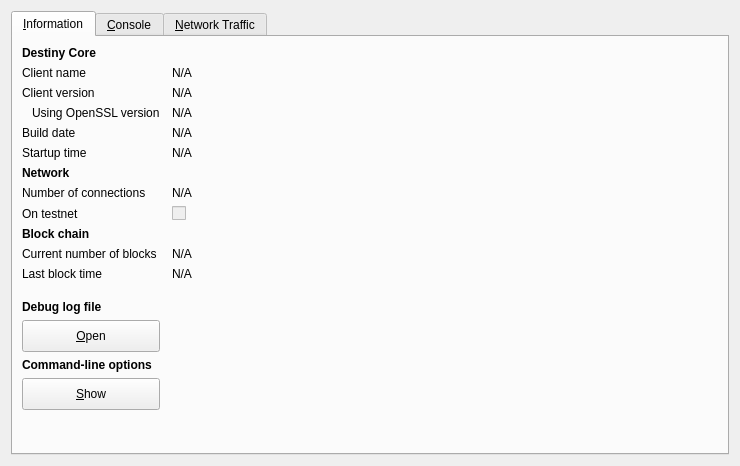
<?xml version="1.0" encoding="UTF-8"?>
<ui version="4.0">
 <class>RPCConsole</class>
 <widget class="QDialog" name="RPCConsole">
  <property name="geometry">
   <rect>
    <x>0</x>
    <y>0</y>
    <width>740</width>
    <height>466</height>
   </rect>
  </property>
  <property name="windowTitle">
   <string>Destiny - Debug window</string>
  </property>
  <layout class="QVBoxLayout" name="verticalLayout_2">
   <item>
    <widget class="QTabWidget" name="tabWidget">
     <property name="currentIndex">
      <number>0</number>
     </property>
     <widget class="QWidget" name="tab_info">
      <attribute name="title">
       <string>&amp;Information</string>
      </attribute>
      <layout class="QGridLayout" name="gridLayout" columnstretch="0,1">
       <property name="horizontalSpacing">
        <number>12</number>
       </property>
       <item row="0" column="0">
        <widget class="QLabel" name="label_9">
         <property name="font">
          <font>
           <weight>75</weight>
           <bold>true</bold>
          </font>
         </property>
         <property name="text">
          <string>Destiny Core</string>
         </property>
        </widget>
       </item>
       <item row="1" column="0">
        <widget class="QLabel" name="label_5">
         <property name="text">
          <string>Client name</string>
         </property>
        </widget>
       </item>
       <item row="1" column="1">
        <widget class="QLabel" name="clientName">
         <property name="cursor">
          <cursorShape>IBeamCursor</cursorShape>
         </property>
         <property name="text">
          <string>N/A</string>
         </property>
         <property name="textFormat">
          <enum>Qt::PlainText</enum>
         </property>
         <property name="textInteractionFlags">
          <set>Qt::LinksAccessibleByMouse|Qt::TextSelectableByKeyboard|Qt::TextSelectableByMouse</set>
         </property>
        </widget>
       </item>
       <item row="2" column="0">
        <widget class="QLabel" name="label_6">
         <property name="text">
          <string>Client version</string>
         </property>
        </widget>
       </item>
       <item row="2" column="1">
        <widget class="QLabel" name="clientVersion">
         <property name="cursor">
          <cursorShape>IBeamCursor</cursorShape>
         </property>
         <property name="text">
          <string>N/A</string>
         </property>
         <property name="textFormat">
          <enum>Qt::PlainText</enum>
         </property>
         <property name="textInteractionFlags">
          <set>Qt::LinksAccessibleByMouse|Qt::TextSelectableByKeyboard|Qt::TextSelectableByMouse</set>
         </property>
        </widget>
       </item>
       <item row="3" column="0">
        <widget class="QLabel" name="label_14">
         <property name="text">
          <string>Using OpenSSL version</string>
         </property>
         <property name="indent">
          <number>10</number>
         </property>
        </widget>
       </item>
       <item row="3" column="1">
        <widget class="QLabel" name="openSSLVersion">
         <property name="cursor">
          <cursorShape>IBeamCursor</cursorShape>
         </property>
         <property name="text">
          <string>N/A</string>
         </property>
         <property name="textFormat">
          <enum>Qt::PlainText</enum>
         </property>
         <property name="textInteractionFlags">
          <set>Qt::LinksAccessibleByMouse|Qt::TextSelectableByKeyboard|Qt::TextSelectableByMouse</set>
         </property>
        </widget>
       </item>
       <item row="4" column="0">
        <widget class="QLabel" name="label_12">
         <property name="text">
          <string>Build date</string>
         </property>
        </widget>
       </item>
       <item row="4" column="1">
        <widget class="QLabel" name="buildDate">
         <property name="cursor">
          <cursorShape>IBeamCursor</cursorShape>
         </property>
         <property name="text">
          <string>N/A</string>
         </property>
         <property name="textFormat">
          <enum>Qt::PlainText</enum>
         </property>
         <property name="textInteractionFlags">
          <set>Qt::LinksAccessibleByMouse|Qt::TextSelectableByKeyboard|Qt::TextSelectableByMouse</set>
         </property>
        </widget>
       </item>
       <item row="5" column="0">
        <widget class="QLabel" name="label_13">
         <property name="text">
          <string>Startup time</string>
         </property>
        </widget>
       </item>
       <item row="5" column="1">
        <widget class="QLabel" name="startupTime">
         <property name="cursor">
          <cursorShape>IBeamCursor</cursorShape>
         </property>
         <property name="text">
          <string>N/A</string>
         </property>
         <property name="textFormat">
          <enum>Qt::PlainText</enum>
         </property>
         <property name="textInteractionFlags">
          <set>Qt::LinksAccessibleByMouse|Qt::TextSelectableByKeyboard|Qt::TextSelectableByMouse</set>
         </property>
        </widget>
       </item>
       <item row="6" column="0">
        <widget class="QLabel" name="label_11">
         <property name="font">
          <font>
           <weight>75</weight>
           <bold>true</bold>
          </font>
         </property>
         <property name="text">
          <string>Network</string>
         </property>
        </widget>
       </item>
       <item row="7" column="0">
        <widget class="QLabel" name="label_7">
         <property name="text">
          <string>Number of connections</string>
         </property>
        </widget>
       </item>
       <item row="7" column="1">
        <widget class="QLabel" name="numberOfConnections">
         <property name="cursor">
          <cursorShape>IBeamCursor</cursorShape>
         </property>
         <property name="text">
          <string>N/A</string>
         </property>
         <property name="textFormat">
          <enum>Qt::PlainText</enum>
         </property>
         <property name="textInteractionFlags">
          <set>Qt::LinksAccessibleByMouse|Qt::TextSelectableByKeyboard|Qt::TextSelectableByMouse</set>
         </property>
        </widget>
       </item>
       <item row="8" column="0">
        <widget class="QLabel" name="label_8">
         <property name="text">
          <string>On testnet</string>
         </property>
        </widget>
       </item>
       <item row="8" column="1">
        <widget class="QCheckBox" name="isTestNet">
         <property name="enabled">
          <bool>false</bool>
         </property>
         <property name="text">
          <string/>
         </property>
        </widget>
       </item>
       <item row="9" column="0">
        <widget class="QLabel" name="label_10">
         <property name="font">
          <font>
           <weight>75</weight>
           <bold>true</bold>
          </font>
         </property>
         <property name="text">
          <string>Block chain</string>
         </property>
        </widget>
       </item>
       <item row="10" column="0">
        <widget class="QLabel" name="label_3">
         <property name="text">
          <string>Current number of blocks</string>
         </property>
        </widget>
       </item>
       <item row="10" column="1">
        <widget class="QLabel" name="numberOfBlocks">
         <property name="cursor">
          <cursorShape>IBeamCursor</cursorShape>
         </property>
         <property name="text">
          <string>N/A</string>
         </property>
         <property name="textFormat">
          <enum>Qt::PlainText</enum>
         </property>
         <property name="textInteractionFlags">
          <set>Qt::LinksAccessibleByMouse|Qt::TextSelectableByKeyboard|Qt::TextSelectableByMouse</set>
         </property>
        </widget>
       </item>
       <item row="11" column="0">
        <widget class="QLabel" name="label_2">
         <property name="text">
          <string>Last block time</string>
         </property>
        </widget>
       </item>
       <item row="11" column="1">
        <widget class="QLabel" name="lastBlockTime">
         <property name="cursor">
          <cursorShape>IBeamCursor</cursorShape>
         </property>
         <property name="text">
          <string>N/A</string>
         </property>
         <property name="textFormat">
          <enum>Qt::PlainText</enum>
         </property>
         <property name="textInteractionFlags">
          <set>Qt::LinksAccessibleByMouse|Qt::TextSelectableByKeyboard|Qt::TextSelectableByMouse</set>
         </property>
        </widget>
       </item>
       <item row="12" column="0">
        <spacer name="verticalSpacer_2">
         <property name="orientation">
          <enum>Qt::Vertical</enum>
         </property>
         <property name="sizeHint" stdset="0">
          <size>
           <width>20</width>
           <height>20</height>
          </size>
         </property>
        </spacer>
       </item>
       <item row="13" column="0">
        <widget class="QLabel" name="labelDebugLogfile">
         <property name="font">
          <font>
           <weight>75</weight>
           <bold>true</bold>
          </font>
         </property>
         <property name="text">
          <string>Debug log file</string>
         </property>
        </widget>
       </item>
       <item row="14" column="0">
        <widget class="QPushButton" name="openDebugLogfileButton">
         <property name="minimumSize">
          <size>
           <width>0</width>
           <height>32</height>
          </size>
         </property>
         <property name="maximumSize">
          <size>
           <width>16777215</width>
           <height>32</height>
          </size>
         </property>
         <property name="toolTip">
          <string>Open the Destiny debug log file from the current data directory. This can take a few seconds for large log files.</string>
         </property>
         <property name="text">
          <string>&amp;Open</string>
         </property>
         <property name="autoDefault">
          <bool>false</bool>
         </property>
        </widget>
       </item>
       <item row="15" column="0">
        <widget class="QLabel" name="labelCLOptions">
         <property name="font">
          <font>
           <weight>75</weight>
           <bold>true</bold>
          </font>
         </property>
         <property name="text">
          <string>Command-line options</string>
         </property>
        </widget>
       </item>
       <item row="16" column="0">
        <widget class="QPushButton" name="showCLOptionsButton">
         <property name="minimumSize">
          <size>
           <width>0</width>
           <height>32</height>
          </size>
         </property>
         <property name="maximumSize">
          <size>
           <width>16777215</width>
           <height>32</height>
          </size>
         </property>
         <property name="toolTip">
          <string>Show the Destiny-Qt help message to get a list with possible Destiny command-line options.</string>
         </property>
         <property name="text">
          <string>&amp;Show</string>
         </property>
         <property name="autoDefault">
          <bool>false</bool>
         </property>
        </widget>
       </item>
       <item row="17" column="0">
        <spacer name="verticalSpacer">
         <property name="orientation">
          <enum>Qt::Vertical</enum>
         </property>
         <property name="sizeHint" stdset="0">
          <size>
           <width>20</width>
           <height>40</height>
          </size>
         </property>
        </spacer>
       </item>
      </layout>
     </widget>
     <widget class="QWidget" name="tab_console">
      <attribute name="title">
       <string>&amp;Console</string>
      </attribute>
      <layout class="QVBoxLayout" name="verticalLayout_3">
       <property name="spacing">
        <number>3</number>
       </property>
       <item>
        <widget class="QTextEdit" name="messagesWidget">
         <property name="minimumSize">
          <size>
           <width>0</width>
           <height>100</height>
          </size>
         </property>
         <property name="readOnly">
          <bool>true</bool>
         </property>
         <property name="tabKeyNavigation" stdset="0">
          <bool>false</bool>
         </property>
         <property name="columnCount" stdset="0">
          <number>2</number>
         </property>
        </widget>
       </item>
       <item>
        <layout class="QHBoxLayout" name="horizontalLayout">
         <property name="spacing">
          <number>3</number>
         </property>
         <item>
          <widget class="QLabel" name="label">
           <property name="text">
            <string notr="true">&gt;</string>
           </property>
          </widget>
         </item>
         <item>
          <widget class="QLineEdit" name="lineEdit">
           <property name="minimumSize">
            <size>
             <width>0</width>
             <height>32</height>
            </size>
           </property>
           <property name="maximumSize">
            <size>
             <width>16777215</width>
             <height>32</height>
            </size>
           </property>
          </widget>
         </item>
         <item>
          <widget class="QPushButton" name="clearButton">
           <property name="minimumSize">
            <size>
             <width>0</width>
             <height>32</height>
            </size>
           </property>
           <property name="maximumSize">
            <size>
             <width>32</width>
             <height>32</height>
            </size>
           </property>
           <property name="toolTip">
            <string>Clear console</string>
           </property>
           <property name="text">
            <string/>
           </property>
           <property name="icon">
            <iconset resource="../bitcoin.qrc">
             <normaloff>:/icons/remove</normaloff>:/icons/remove</iconset>
           </property>
           <property name="shortcut">
            <string notr="true">Ctrl+L</string>
           </property>
           <property name="autoDefault">
            <bool>false</bool>
           </property>
          </widget>
         </item>
        </layout>
       </item>
      </layout>
     </widget>
     <widget class="QWidget" name="tab">
      <attribute name="title">
       <string>&amp;Network Traffic</string>
      </attribute>
      <layout class="QHBoxLayout" name="horizontalLayout_3">
       <item>
        <layout class="QVBoxLayout" name="verticalLayout_4">
         <item>
          <widget class="TrafficGraphWidget" name="trafficGraph" native="true">
           <property name="sizePolicy">
            <sizepolicy hsizetype="Expanding" vsizetype="Expanding">
             <horstretch>0</horstretch>
             <verstretch>0</verstretch>
            </sizepolicy>
           </property>
          </widget>
         </item>
         <item>
          <layout class="QHBoxLayout" name="horizontalLayout_2">
           <item>
            <widget class="QSlider" name="sldGraphRange">
             <property name="minimumSize">
              <size>
               <width>0</width>
               <height>32</height>
              </size>
             </property>
             <property name="maximumSize">
              <size>
               <width>16777215</width>
               <height>32</height>
              </size>
             </property>
             <property name="minimum">
              <number>1</number>
             </property>
             <property name="maximum">
              <number>288</number>
             </property>
             <property name="pageStep">
              <number>12</number>
             </property>
             <property name="value">
              <number>6</number>
             </property>
             <property name="orientation">
              <enum>Qt::Horizontal</enum>
             </property>
            </widget>
           </item>
           <item>
            <widget class="QLabel" name="lblGraphRange">
             <property name="minimumSize">
              <size>
               <width>100</width>
               <height>0</height>
              </size>
             </property>
             <property name="alignment">
              <set>Qt::AlignCenter</set>
             </property>
            </widget>
           </item>
           <item>
            <widget class="QPushButton" name="btnClearTrafficGraph">
             <property name="minimumSize">
              <size>
               <width>0</width>
               <height>32</height>
              </size>
             </property>
             <property name="maximumSize">
              <size>
               <width>16777215</width>
               <height>32</height>
              </size>
             </property>
             <property name="text">
              <string>&amp;Clear</string>
             </property>
            </widget>
           </item>
          </layout>
         </item>
        </layout>
       </item>
       <item>
        <layout class="QVBoxLayout" name="verticalLayout">
         <item>
          <widget class="QGroupBox" name="groupBox">
           <property name="title">
            <string>Totals</string>
           </property>
           <layout class="QVBoxLayout" name="verticalLayout_5">
            <item>
             <layout class="QHBoxLayout" name="horizontalLayout_4">
              <item>
               <widget class="Line" name="line">
                <property name="sizePolicy">
                 <sizepolicy hsizetype="Fixed" vsizetype="Fixed">
                  <horstretch>0</horstretch>
                  <verstretch>0</verstretch>
                 </sizepolicy>
                </property>
                <property name="minimumSize">
                 <size>
                  <width>10</width>
                  <height>0</height>
                 </size>
                </property>
                <property name="palette">
                 <palette>
                  <active>
                   <colorrole role="Light">
                    <brush brushstyle="SolidPattern">
                     <color alpha="255">
                      <red>0</red>
                      <green>255</green>
                      <blue>0</blue>
                     </color>
                    </brush>
                   </colorrole>
                  </active>
                  <inactive>
                   <colorrole role="Light">
                    <brush brushstyle="SolidPattern">
                     <color alpha="255">
                      <red>0</red>
                      <green>255</green>
                      <blue>0</blue>
                     </color>
                    </brush>
                   </colorrole>
                  </inactive>
                  <disabled>
                   <colorrole role="Light">
                    <brush brushstyle="SolidPattern">
                     <color alpha="255">
                      <red>0</red>
                      <green>255</green>
                      <blue>0</blue>
                     </color>
                    </brush>
                   </colorrole>
                  </disabled>
                 </palette>
                </property>
                <property name="orientation">
                 <enum>Qt::Horizontal</enum>
                </property>
               </widget>
              </item>
              <item>
               <widget class="QLabel" name="label_16">
                <property name="text">
                 <string>In:</string>
                </property>
               </widget>
              </item>
              <item>
               <widget class="QLabel" name="lblBytesIn">
                <property name="minimumSize">
                 <size>
                  <width>50</width>
                  <height>0</height>
                 </size>
                </property>
                <property name="alignment">
                 <set>Qt::AlignRight|Qt::AlignTrailing|Qt::AlignVCenter</set>
                </property>
               </widget>
              </item>
             </layout>
            </item>
            <item>
             <layout class="QHBoxLayout" name="horizontalLayout_5">
              <item>
               <widget class="Line" name="line_2">
                <property name="sizePolicy">
                 <sizepolicy hsizetype="Fixed" vsizetype="Fixed">
                  <horstretch>0</horstretch>
                  <verstretch>0</verstretch>
                 </sizepolicy>
                </property>
                <property name="minimumSize">
                 <size>
                  <width>10</width>
                  <height>0</height>
                 </size>
                </property>
                <property name="palette">
                 <palette>
                  <active>
                   <colorrole role="Light">
                    <brush brushstyle="SolidPattern">
                     <color alpha="255">
                      <red>255</red>
                      <green>0</green>
                      <blue>0</blue>
                     </color>
                    </brush>
                   </colorrole>
                  </active>
                  <inactive>
                   <colorrole role="Light">
                    <brush brushstyle="SolidPattern">
                     <color alpha="255">
                      <red>255</red>
                      <green>0</green>
                      <blue>0</blue>
                     </color>
                    </brush>
                   </colorrole>
                  </inactive>
                  <disabled>
                   <colorrole role="Light">
                    <brush brushstyle="SolidPattern">
                     <color alpha="255">
                      <red>255</red>
                      <green>0</green>
                      <blue>0</blue>
                     </color>
                    </brush>
                   </colorrole>
                  </disabled>
                 </palette>
                </property>
                <property name="orientation">
                 <enum>Qt::Horizontal</enum>
                </property>
               </widget>
              </item>
              <item>
               <widget class="QLabel" name="label_17">
                <property name="text">
                 <string>Out:</string>
                </property>
               </widget>
              </item>
              <item>
               <widget class="QLabel" name="lblBytesOut">
                <property name="minimumSize">
                 <size>
                  <width>50</width>
                  <height>0</height>
                 </size>
                </property>
                <property name="alignment">
                 <set>Qt::AlignRight|Qt::AlignTrailing|Qt::AlignVCenter</set>
                </property>
               </widget>
              </item>
             </layout>
            </item>
            <item>
             <spacer name="verticalSpacer_4">
              <property name="orientation">
               <enum>Qt::Vertical</enum>
              </property>
              <property name="sizeHint" stdset="0">
               <size>
                <width>20</width>
                <height>407</height>
               </size>
              </property>
             </spacer>
            </item>
           </layout>
          </widget>
         </item>
        </layout>
       </item>
      </layout>
     </widget>
    </widget>
   </item>
  </layout>
 </widget>
 <customwidgets>
  <customwidget>
   <class>TrafficGraphWidget</class>
   <extends>QWidget</extends>
   <header>trafficgraphwidget.h</header>
   <container>1</container>
   <slots>
    <slot>clear()</slot>
   </slots>
  </customwidget>
 </customwidgets>
 <resources>
  <include location="../bitcoin.qrc"/>
 </resources>
 <connections/>
</ui>
